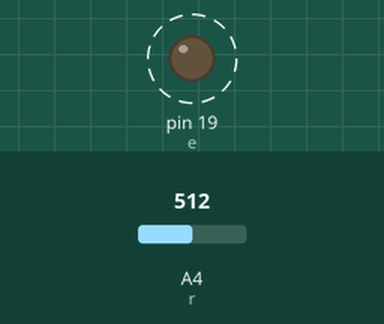
This sketch was run on a simulated Arduino Uno, built with avr-gcc and run on an emulated ATmega328P. Parts: output pins drawn as LEDs (lit = HIGH). Dashed ring = blinking. Inputs (shaded band) come from the test bench; at power-on: A4 (r) = 512. What the sketch prints to the serial monitor is not drawn.

Above: at 0.05 s.
Timing chart, 0 to 3.0 s (numbered marks = the images above):
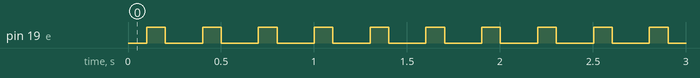

Measured:
- by itself, pin 19 (e): alternates HIGH for 0.10 s and LOW for 0.20 s

The sketch:

sensor1.ino
```cpp
//emitter
const int e = 19;
//receiver
const int r = 18;

//transistor: emitter: led, base: MCU, collector: 5v,
//resistors bw led & emitter, and possibly bw MCU & base
//emitter: - gnd, + emitter end of transistor
//receiver: - to resistor to MCU, + to 5v

int getIR(const int emitter, const int receiver){
  int ambientLight = 0;
  int apparentLight = 0;
  digitalWrite(emitter, LOW);
  delay(100);
  ambientLight = analogRead(receiver);
  digitalWrite(emitter, HIGH);
  delay(100);
  apparentLight = analogRead(receiver);
  digitalWrite(emitter, LOW);
  return apparentLight - ambientLight;
  //return ambientLight;
}

void setup(){
 Serial.begin(9600);
 pinMode(e, OUTPUT);
 pinMode(r, INPUT);
}

void loop(){
  int reading = getIR(e, r);
  Serial.println(reading, DEC);
  delay(100);
}
```
